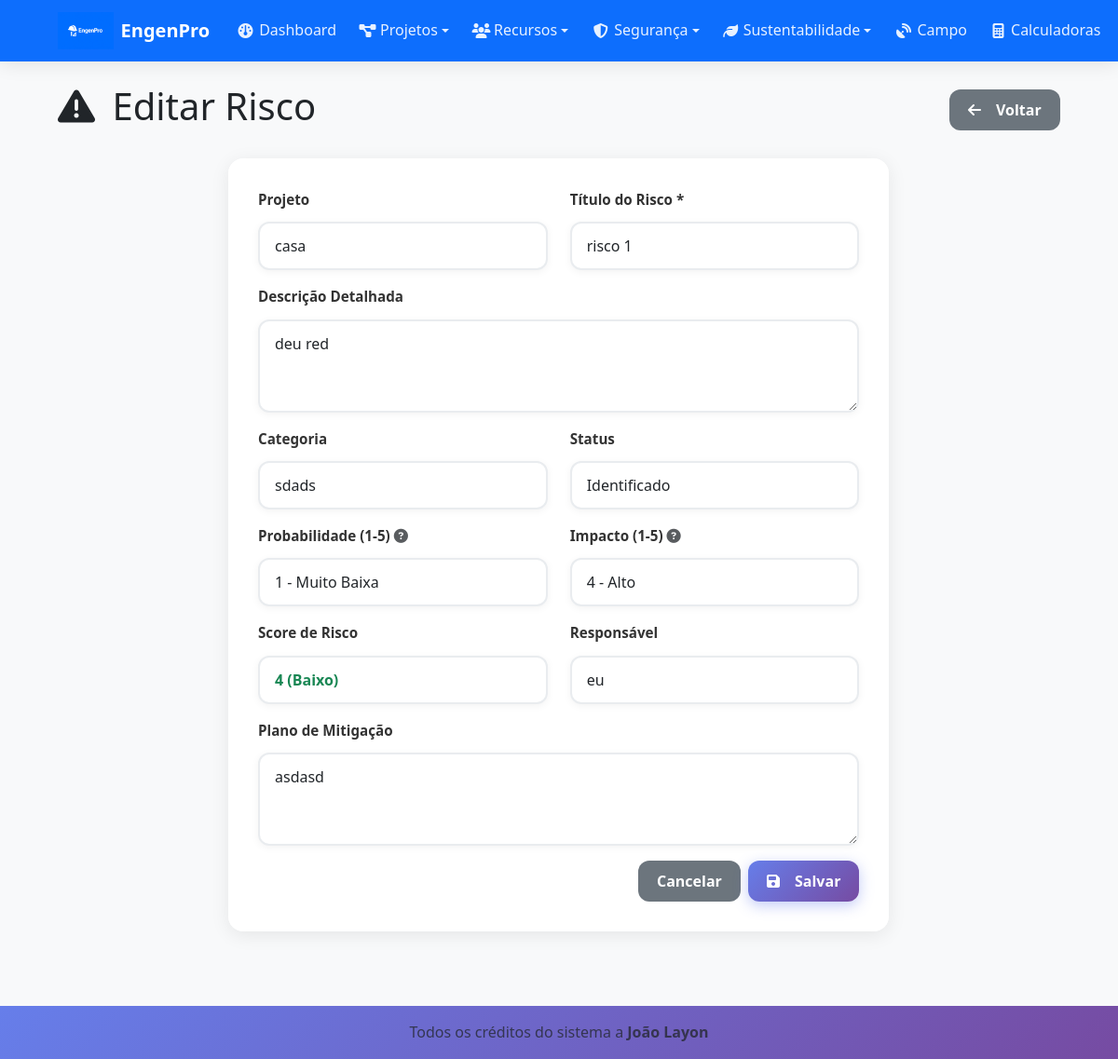
/risks/1/edit (signed in), run on the app's committed database.
### tables this page shows
CREATE TABLE risks (
    id INTEGER PRIMARY KEY AUTOINCREMENT,
    project_id INTEGER,
    title TEXT NOT NULL,
    description TEXT,
    category TEXT,
    probability INTEGER DEFAULT 1, -- 1-5 scale
    impact INTEGER DEFAULT 1, -- 1-5 scale
    risk_score INTEGER, -- probability * impact
    responsible_person TEXT,
    mitigation_plan TEXT,
    status TEXT DEFAULT 'identified',
    created_at TIMESTAMP DEFAULT CURRENT_TIMESTAMP,
    FOREIGN KEY (project_id) REFERENCES projects (id)
);

CREATE TABLE projects (
    id INTEGER PRIMARY KEY AUTOINCREMENT,
    name TEXT NOT NULL,
    description TEXT,
    status TEXT DEFAULT 'active',
    start_date DATE,
    end_date DATE,
    budget REAL DEFAULT 0,
    user_id INTEGER,
    created_at TIMESTAMP DEFAULT CURRENT_TIMESTAMP,
    FOREIGN KEY (user_id) REFERENCES users (id)
);

### blueprints/risks.py (the view, shortened to what this page needs)
@risks_bp.route('/<int:id>/edit', methods=['GET', 'POST'])
def edit(id):
    if 'user_id' not in session:
        return redirect(url_for('auth.login'))
    db = get_db()
    risk = db.execute('SELECT * FROM risks WHERE id = ?', (id,)).fetchone()
    projects = db.execute('SELECT id, name FROM projects ORDER BY name').fetchall()
    if not risk:
        flash('Risk not found', 'error')
        return redirect(url_for('risks.index'))
    return render_template('risks/form.html', risk=risk, projects=projects)

### blueprints/risks.py (called while the page is built)
def get_db():
    from flask import current_app
    return current_app.get_db()

### templates/risks/form.html (shortened to what this page needs)
{% extends "base.html" %}
{% block content %}
<div class="d-flex justify-content-between align-items-center mb-4">
    <h1>
        <i class="fas fa-exclamation-triangle me-2"></i>
        {% if risk %}Editar Risco{% else %}Novo Risco{% endif %}
    </h1>
    <a href="{{ url_for('risks.index') }}" class="btn btn-secondary">
        <i class="fas fa-arrow-left me-2"></i>
        Voltar
    </a>
</div>
<div class="row justify-content-center">
    <div class="col-md-8">
        <div class="card">
            <div class="card-body">
                <form method="POST">
                    <div class="row">
                        <div class="col-md-6 mb-3">
                            <label for="project_id" class="form-label">Projeto</label>
                            <select class="form-select" id="project_id" name="project_id">
                                {% for project in projects %}
                                    <option value="{{ project.id }}"
                                            {% if risk and risk.project_id == project.id %}selected{% endif %}>
                                        {{ project.name }}
                                    </option>
                                {% endfor %}
                            </select>
                        </div>
                        <div class="col-md-6 mb-3">
                            <label for="title" class="form-label">Título do Risco *</label>
                            <input type="text" class="form-control" id="title" name="title"
                                   value="{{ risk.title if risk else '' }}"
                                   placeholder="Ex: Atraso na entrega de materiais" required>
                        </div>
                    </div>
                    <div class="mb-3">
                        <label for="description" class="form-label">Descrição Detalhada</label>
                        <textarea class="form-control" id="description" name="description" rows="3"
                                  placeholder="Descreva o risco em detalhes...">{{ risk.description if risk else '' }}</textarea>
                    </div>
                    <div class="row">
                        <div class="col-md-6 mb-3">
                            <label for="category" class="form-label">Categoria</label>
                            <input type="text" class="form-control" id="category" name="category"
                                   value="{{ risk.category if risk else '' }}"
                                   placeholder="Ex: Técnico, Financeiro, Operacional">
                        </div>
                        {% if risk %}
                        <div class="col-md-6 mb-3">
                            <label for="status" class="form-label">Status</label>
                            <select class="form-select" id="status" name="status">
                                <option value="identified" {% if risk.status == 'identified' %}selected{% endif %}>Identificado</option>
                            </select>
                        </div>
                        {% endif %}
                    </div>
                    <div class="row">
                        <div class="col-md-6 mb-3">
                            <label for="probability" class="form-label">Probabilidade (1-5)</label>
                            <select class="form-select" id="probability" name="probability">
                                {% for i in range(1, 6) %}
                                    <option value="{{ i }}" {% if risk and risk.probability == i %}selected{% endif %}>
                                        {{ i }} - {{ ['Muito Baixa', 'Baixa', 'Média', 'Alta', 'Muito Alta'][i-1] }}
                                    </option>
                                {% endfor %}
                            </select>
                        </div>
                        <div class="col-md-6 mb-3">
                            <label for="impact" class="form-label">Impacto (1-5)</label>
                            <select class="form-select" id="impact" name="impact">
                                {% for i in range(1, 6) %}
                                    <option value="{{ i }}" {% if risk and risk.impact == i %}selected{% endif %}>
                                        {{ i }} - {{ ['Muito Baixo', 'Baixo', 'Médio', 'Alto', 'Muito Alto'][i-1] }}
                                    </option>
                                {% endfor %}
                            </select>
                        </div>
                    </div>
                    <div class="row">
                        <div class="col-md-6 mb-3">
                            <label for="risk_score" class="form-label">Score de Risco</label>
                            <input type="text" class="form-control" id="risk_score" readonly>
                        </div>
                        <div class="col-md-6 mb-3">
                            <label for="responsible_person" class="form-label">Responsável</label>
                            <input type="text" class="form-control" id="responsible_person" name="responsible_person"
                                   value="{{ risk.responsible_person if risk else '' }}"
                                   placeholder="Nome do responsável">
                        </div>
                    </div>
                    <div class="mb-3">
                        <label for="mitigation_plan" class="form-label">Plano de Mitigação</label>
                        <textarea class="form-control" id="mitigation_plan" name="mitigation_plan" rows="3"
                                  placeholder="Descreva as ações para mitigar este risco...">{{ risk.mitigation_plan if risk else '' }}</textarea>
                    </div>
                    <div class="d-flex justify-content-end gap-2">
                        <a href="{{ url_for('risks.index') }}" class="btn btn-secondary">Cancelar</a>
                        <button type="submit" class="btn btn-primary">
                            <i class="fas fa-save me-2"></i>
                            Salvar
                        </button>
                    </div>
                </form>
            </div>
        </div>
    </div>
</div>
{% endblock %}

### static/css/style.css (style rules this page uses)
:root { --primary-color: #0d6efd; --success-color: #198754; --warning-color: #ffc107; --danger-color: #dc3545; --info-color: #0dcaf0; --dark-color: #212529; --light-color: #f8f9fa; --border-radius: 0.375rem; --box-shadow: 0 0.125rem 0.25rem rgba(0, 0, 0, 0.075); --box-shadow-lg: 0 1rem 3rem rgba(0, 0, 0, 0.175); }
body { font-family: 'Segoe UI', Tahoma, Geneva, Verdana, sans-serif; background-color: #f8f9fa; line-height: 1.6; }
.card { border: none; box-shadow: var(--box-shadow); transition: all 0.3s ease; border-radius: var(--border-radius); }
.btn { border-radius: var(--border-radius); font-weight: 500; transition: all 0.3s ease; border-width: 1px; }
.form-control, .form-select { border-radius: var(--border-radius); border-color: #ced4da; transition: all 0.3s ease; }
.form-label { font-weight: 600; color: var(--dark-color); margin-bottom: 0.5rem; }
* { box-sizing: border-box; }
html { scroll-behavior: smooth; -webkit-text-size-adjust: 100%; }
body { -webkit-overflow-scrolling: touch; touch-action: manipulation; }
.card { border: none; border-radius: 16px; box-shadow: 0 4px 20px rgba(0,0,0,0.08); transition: all 0.4s cubic-bezier(0.175, 0.885, 0.32, 1.275); overflow: hidden; margin-bottom: 1.5rem; backdrop-filter: blur(10px); background: rgba(255, 255, 255, 0.95); }
.card-body { padding: 1.5rem; }
.btn { min-height: 44px; padding: 0.75rem 1.5rem; border-radius: 12px; font-weight: 600; border: none; position: relative; overflow: hidden; transition: all 0.3s cubic-bezier(0.175, 0.885, 0.32, 1.275); text-decoration: none; display: inline-flex; align-items: center; justify-content: center; gap: 0.5rem; font-size: 0.95rem; cursor: pointer; user-select: none; -webkit-tap-highlight-color: transparent; }
.btn::before { content: ''; position: absolute; top: 0; left: -100%; width: 100%; height: 100%; background: linear-gradient(90deg, transparent, rgba(255,255,255,0.3), transparent); transition: left 0.6s; }
.btn-primary { background: linear-gradient(135deg, #667eea 0%, #764ba2 100%); color: white; box-shadow: 0 4px 15px rgba(102, 126, 234, 0.4); }
.form-label { font-weight: 600; color: #333; margin-bottom: 0.75rem; font-size: 0.95rem; }
.form-control, .form-select { min-height: 48px; padding: 0.875rem 1rem; border: 2px solid #e9ecef; border-radius: 12px; font-size: 1rem; transition: all 0.3s ease; background: white; box-shadow: 0 2px 8px rgba(0,0,0,0.05); }
.form-control::placeholder { color: #adb5bd; font-weight: 400; }
@media (min-width: 414px) { .btn { font-size: 1rem; } }
@media (min-width: 414px) { .card-body { padding: 1.75rem; } }
@media (min-width: 768px) { .card { margin-bottom: 2rem; } }
@media (min-width: 768px) { .card-body { padding: 2rem; } }
@media (min-width: 768px) { .btn { min-height: 40px; padding: 0.625rem 1.25rem; } }
@media (min-width: 768px) { .form-control, .form-select { min-height: 44px; padding: 0.75rem 1rem; } }
.btn, .card, .nav-link, .dropdown-item, .table tbody tr { -webkit-tap-highlight-color: transparent; touch-action: manipulation; }
.btn, .form-control, .form-select, .nav-link { min-height: 44px; }
* { -webkit-transform: translateZ(0); transform: translateZ(0); }
.card, .btn, .navbar, .table-responsive { will-change: transform; backface-visibility: hidden; perspective: 1000px; }

### data on the page
risks: project_id "casa", title "risco 1", description "deu red", category "sdads", status "Identificado", probability "1 - Muito Baixa", impact "4 - Alto", responsible_person "eu", mitigation_plan "asdasd"
